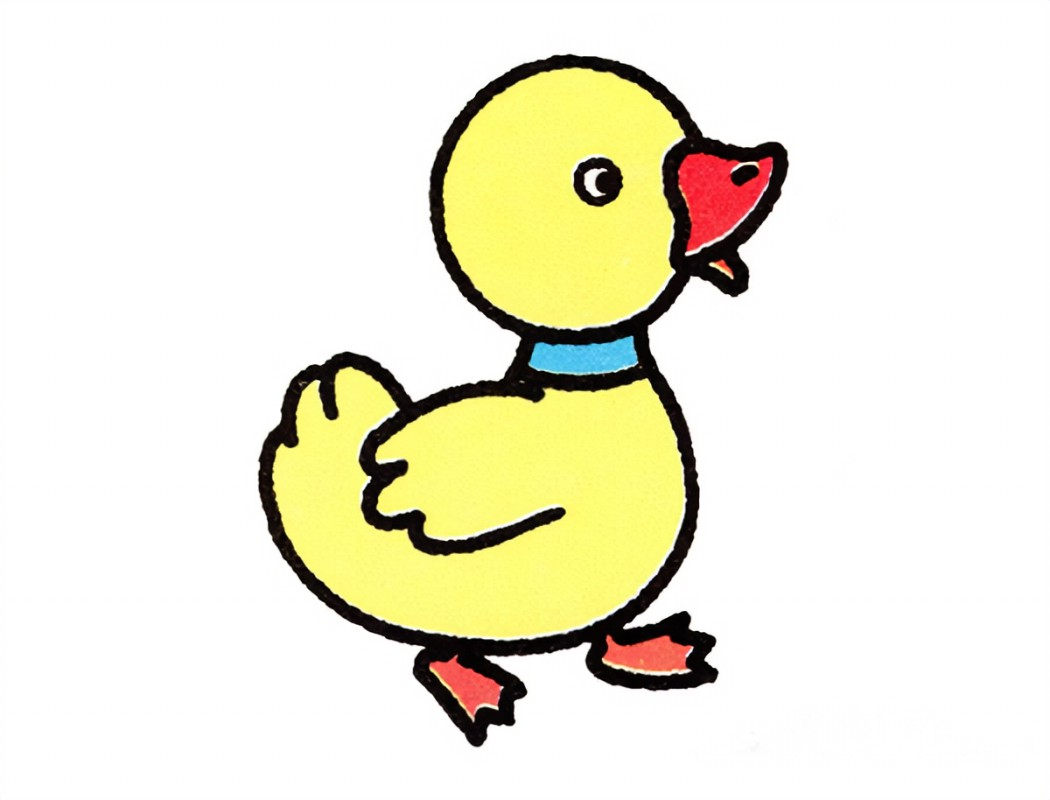
#> input picture OpenCV/yaz.jfif, 1050 x 800 px
$ python '绘制几何图形.py'
#> lines starting #> are read from the running program, lines starting #| are printed output that depends on the picture; after the words box and inside, x2 and y2 are one past the last pixel; in counts of white or black regions, pixels touching at a corner belong together
import cv2
import numpy as np

'''
图像合成
	能够在图像上绘制几何形状；
	能够实现图像叠加；
	能够在图像上指定位置显示文字；
①	问题描述
在图像上指定位置添加指定直线、矩形、圆、多边形等几何形状，并在指定位置写一段文字。
②	解题思路
读取图像后，通过OpenCV的line/rectangle/circle/polylines等方法可以绘制直线/矩形/圆形/多边形等几何形状，
这些方法的参数可以指定位置、粗细、颜色。通过putText方法可以在图像上写文字，可用来对图像做标注。
'''

##############################图像合成##################################
def draw_image():
    path = 'yaz.jfif'
    img = cv2.imread(path, cv2.IMREAD_COLOR)
#> img is the input picture: shape (800, 1050, 3); mean B, G, R 215.9, 235.7, 238
    # 在图的上方画5条平行线
    for i in range(5):
        # 几个参数含义： 要在其上绘制直线的图像， 直线起点坐标， 直线终点坐标， 颜色（rgb)，线条宽度
        cv2.line(img, (20, 20+i*20), (520, 20+i*20), (0, 0, 50*(i+1)), 3)
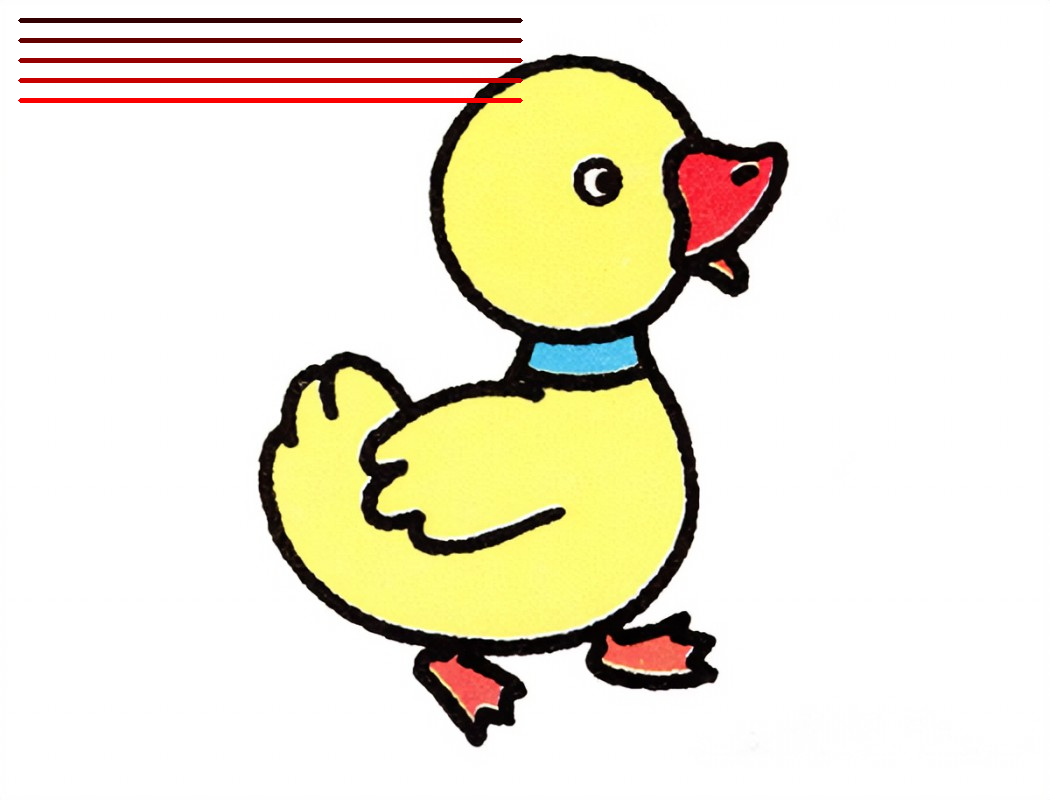
#> img: shape (800, 1050, 3); 1.5% of pixels changed, all inside (x1, y1, x2, y2) = (18, 18, 523, 103)
    # 绘制一个黄色大矩形
    # 参数含义： 图像， 左上角顶点坐标，右下角顶点坐标，颜色bgr， 线条宽度
    cv2.rectangle(img, (10, 10), (600, 400), (0, 255, 255), 6)
    # 画一个圆
    # 参数含义： 图像， 圆心坐标， 半径， 颜色bgr, 线条宽度
    cv2.circle(img, (300, 200), 180, (0, 255, 0), 3)
    # 绘制多边形(五边形)
    pts = np.array([[30, 150], [150, 350], [400, 330], [500, 250], [350, 100]], np.int32)
    pts = pts.reshape((-1, 1, 2))
    cv2.polylines(img, [pts], True, (200, 0, 0), 3)
    # 选择字体
    font = cv2.QT_FONT_NORMAL
#> font = 50
    # 参数含义： 图像，要显示的文字，坐标，字体，字号，颜色，粗细
    cv2.putText(img, 'hello openCV', (100, 300), font, 2, (0, 0, 0), 4)
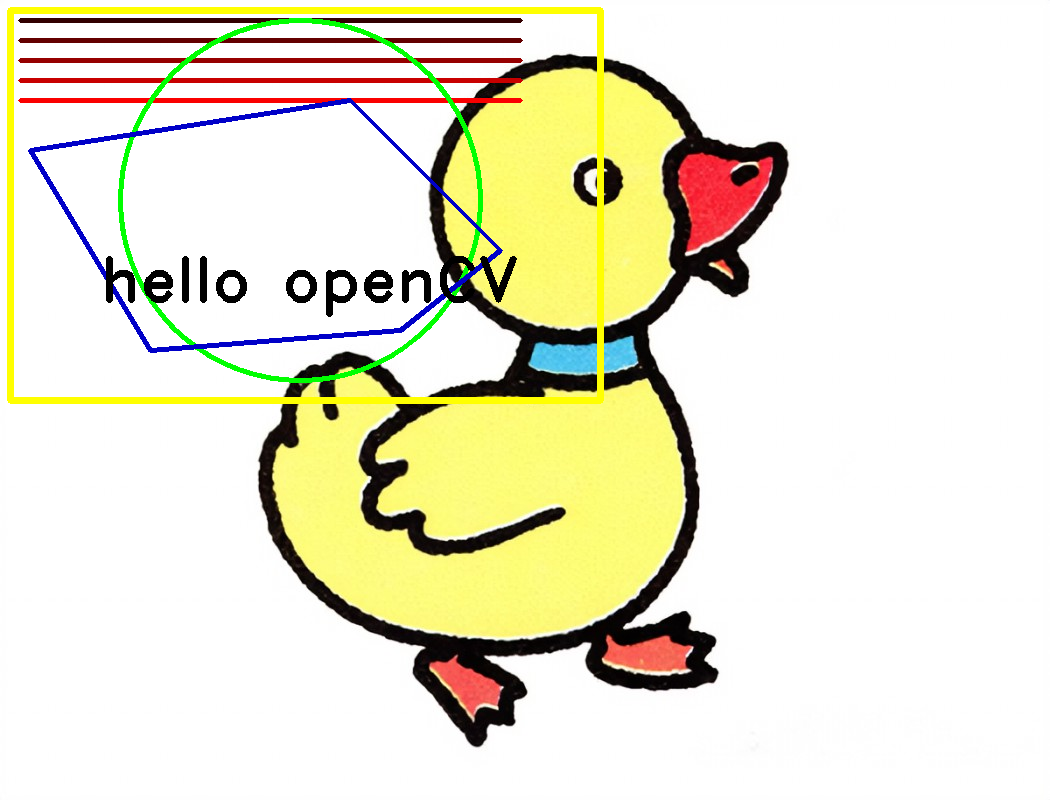
#> img: shape (800, 1050, 3); mean B, G, R 205.9, 229.4, 232.2
    cv2.imshow('image', img)
    cv2.waitKey(0)
    cv2.destroyAllWindows()

if __name__ == '__main__':
    draw_image()        #####图像合成

$ run again, with OpenCV/apple.png saved as OpenCV/yaz.jfif
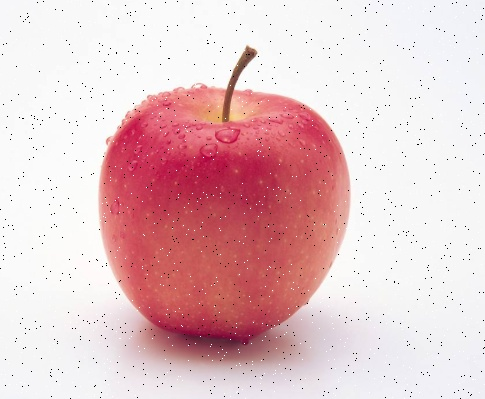
#> input picture OpenCV/apple.png, 485 x 399 px
#> in draw_image, img is the input picture: shape (399, 485, 3); mean B, G, R 200.7, 197.3, 230.4
#> after the loop in draw_image, `for i in range(5):`:
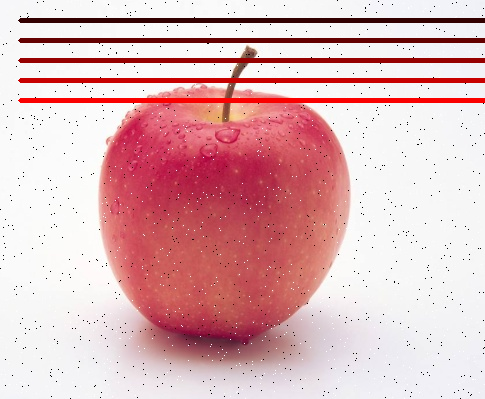
#> img: shape (399, 485, 3); 6.02% of pixels changed, all inside (x1, y1, x2, y2) = (18, 18, 485, 103)
#> font = 50
#> in draw_image, `cv2.putText(img, 'hello openCV', (100, 300), font, 2, (0, 0, 0), 4)`:
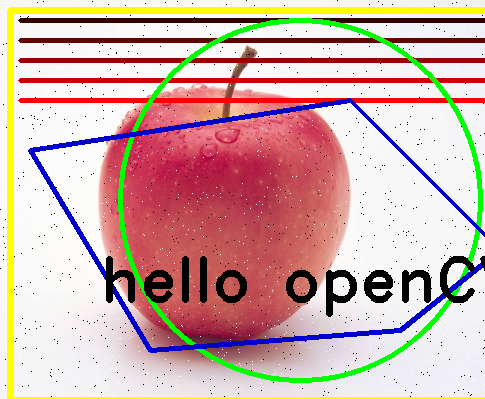
#> img: shape (399, 485, 3); mean B, G, R 168, 175.8, 206.9

$ run again, with OpenCV/ccc.png saved as OpenCV/yaz.jfif
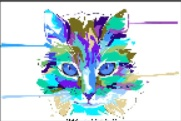
#> input picture OpenCV/ccc.png, 181 x 121 px
#> in draw_image, img is the input picture: shape (121, 181, 3); mean B, G, R 221.9, 215, 196.5
#> after the loop in draw_image, `for i in range(5):`:
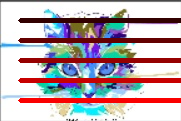
#> img: shape (121, 181, 3); 18.47% of pixels changed, all inside (x1, y1, x2, y2) = (18, 18, 181, 103)
#> in draw_image, `cv2.circle(img, (300, 200), 180, (0, 255, 0), 3)`:
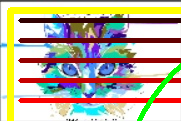
#> img: shape (121, 181, 3); mean B, G, R 155.7, 177.5, 187.5
#> font = 50
